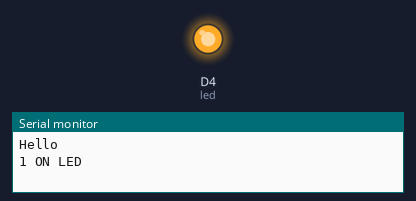
The sketch below on a simulated ESP8266 (NodeMCU). Parts: output pins drawn as LEDs (lit = HIGH), the last lines printed to the serial monitor.

Above: at 1.0 s.
At 3.0 s:
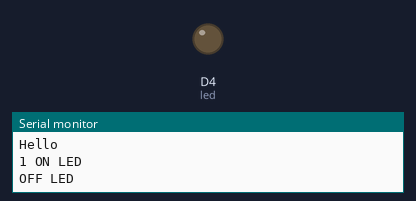
Timing chart, 0 to 5.2 s (numbered marks = the images above):
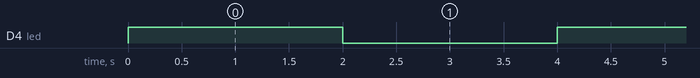

The sketch:

01_serial_communication.ino
```cpp
int led = D4;
int val = 1;
void setup()
{
  pinMode(led, OUTPUT);
  Serial.begin(9600);
  Serial.println("Hello");
}
void loop()
{
  digitalWrite(led, 1);
  Serial.print(val);
  Serial.print(" ON ");
  Serial.println("LED");
  delay(2000);
  digitalWrite(led, LOW);
  Serial.print("OFF ");
  Serial.println("LED");
  delay(2000);

}
```

Measured:
- by itself, D4 (led): alternates HIGH for 2.0 s and LOW for 2.0 s
